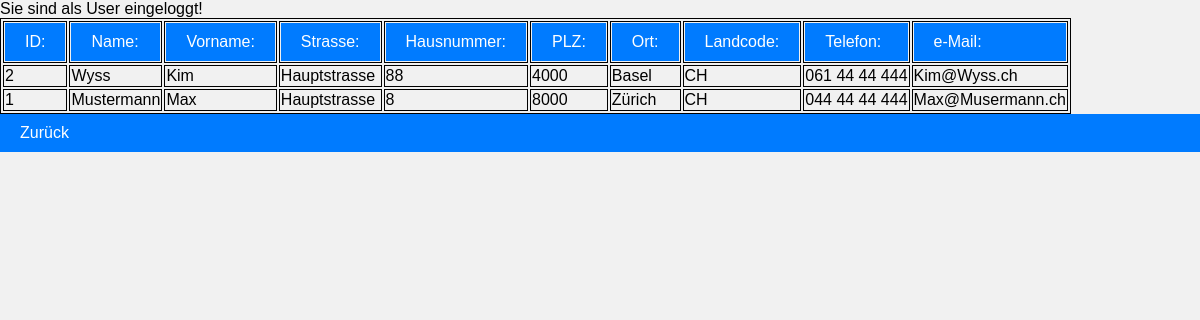
The app's page /kunden.php?sort=vorname (signed in) with its own data.
### tables this page shows
CREATE TABLE `kunde` (
  `id` int(11) NOT NULL auto_increment,
  `name` varchar(80) NOT NULL default '',
  `vorname` varchar(80) NOT NULL default '',
  `strasse` varchar(80) NOT NULL default '',
  `hausnummer` varchar(5) NOT NULL default '',
  `plz` varchar(8) NOT NULL default '',
  `ort` varchar(80) NOT NULL default '',
  `landcode` char(2) NOT NULL default '',
  `telefon` varchar(20) NOT NULL default '',
  `email` varchar(80) NOT NULL default '',
  PRIMARY KEY  (`id`)
);

### kunden.php (the view, shortened to what this page needs)
<!DOCTYPE html>
<html lang="de">
<head>
</head>
<body>
<table>
<tr><td><a href="kunden.php?sort=id">ID:</a></td>
    <td><a href="kunden.php?sort=name">Name:</a></td>
    <td><a href="kunden.php?sort=vorname">Vorname:</a></td>
    <td><a href="kunden.php?sort=strasse">Strasse:</a></td>
    <td><a href="kunden.php?sort=hausnnummer">Hausnummer:</a></td>
    <td><a href="kunden.php?sort=plz">PLZ:</a></td>
	<td><a href="kunden.php?sort=ort">Ort:</a></td>
    <td><a href="kunden.php?sort=landcode">Landcode:</a></td>
    <td><a href="kunden.php?sort=telefon">Telefon:</a></td>
    <td><a href="kunden.php?sort=email">e-Mail:</a></td>
</tr>
<?php
   $con = new mysqli("", "root", "", "kino");
   $sql = "SELECT * FROM kunde";
   if(isset($_GET['sort']) == FALSE)
   {
     $sql .= " ORDER BY id";
   }
   elseif ($_GET['sort'] == 'id')
   {
     $sql .= " ORDER BY id";
   }
   elseif ($_GET['sort'] == 'name')
   {
     $sql .= " ORDER BY name";
   }
   elseif ($_GET['sort'] == 'vorname')
   {
     $sql .= " ORDER BY vorname";
   }
   elseif ($_GET['sort'] == 'strasse')
   {
     $sql .= " ORDER BY strasse";
   }
   elseif($_GET['sort'] == 'hausnummer')
   {
     $sql .= " ORDER BY hausnummer";
   }
   elseif($_GET['sort'] == 'plz')
   {
     $sql .= " ORDER BY plz";
   }
   elseif($_GET['sort'] == 'ort')
   {
     $sql .= " ORDER BY ort";
   }
   elseif($_GET['sort'] == 'landcode')
   {
     $sql .= " ORDER BY landcode";
   }
   elseif($_GET['sort'] == 'telefon')
   {
     $sql .= " ORDER BY telefon";
   }
   elseif($_GET['sort'] == 'email')
   {
     $sql .= " ORDER BY email";
   }
   $res = $con->query($sql);
   while ($dsatz = $res->fetch_assoc())
   {
      echo "<tr>";
      echo "<td>" . $dsatz["id"] . "</td>";
      echo "<td>" . $dsatz["name"] . "</td>";
      echo "<td>" . $dsatz["vorname"] . "</td>";
      echo "<td>" . $dsatz["strasse"] . "</td>";
      echo "<td>" . $dsatz["hausnummer"] . "</td>";
      echo "<td>" . $dsatz["plz"] . "</td>";
      echo "<td>" . $dsatz["ort"] . "</td>";
      echo "<td>" . $dsatz["landcode"] . "</td>";
      echo "<td>" . $dsatz["telefon"] . "</td>";
      echo "<td>" . $dsatz["email"] . "</td>";
      echo "</tr>";
   }
?>
</table>
	<a href="intern.php">Zurück</a>
</body>
</html>

### kunden.php (style rules this page uses)
table,td { border:1px solid black; }
body { font-family: Arial, sans-serif; background-color: #f1f1f1; margin: 0; padding: 0; }
a { display: block; padding: 10px 20px; background-color: #007bff; color: #fff; text-decoration: none; transition: background-color 0.3s ease; }

### records on screen
kunde: id "2", name "Wyss", vorname "Kim", strasse "Hauptstrasse", hausnummer "88", plz "4000", ort "Basel", landcode "CH", telefon "061 44 44 444", email "Kim@Wyss.ch"
kunde: id "1", name "Mustermann", vorname "Max", strasse "Hauptstrasse", hausnummer "8", plz "8000", ort "Zürich", landcode "CH", telefon "044 44 44 444", email "Max@Musermann.ch"
